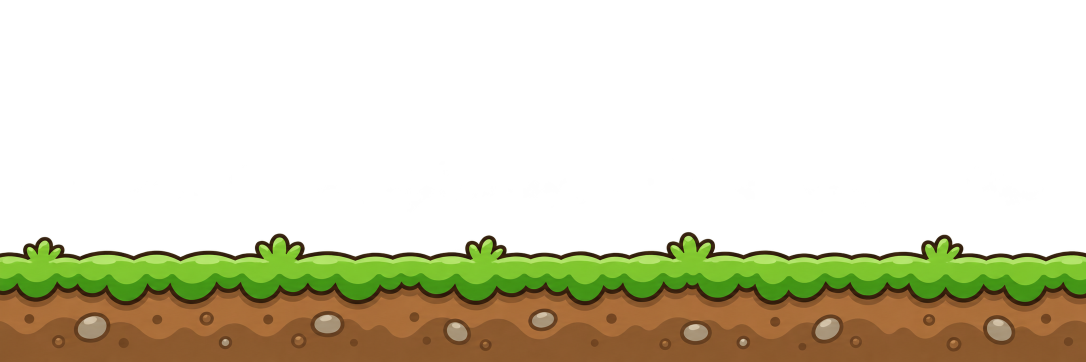
#> input picture art/raw/bg_ground_v1.png, 2172 x 724 px (shown at 1/2 size)
$ python -i process_art.py   (imports and definitions only)
#> lines starting #> are read from the running program, lines starting #| are printed output that depends on the picture; after the words box and inside, x2 and y2 are one past the last pixel; in counts of white or black regions, pixels touching at a corner belong together
#> further down, picture is the input picture: PIL image 2172x724 RGBA; mean R, G, B, A 39.8, 37, 14.3, 78
import json
import sys
from collections import deque
from pathlib import Path

from PIL import Image, ImageFilter, ImageOps

ROOT = Path(__file__).resolve().parents[1]
ART = ROOT / "art"
RAW = ART / "raw"
ASSETS = ROOT / "src" / "run_simulator" / "assets"
SCALE = 2
KEY = (255, 0, 255)
INNER = 60.0
OUTER = 118.0
PAD = 2
COARSE = 4
HERO_TALLEST = {"run": 1.0, "idle": 1.03, "jump": 1.08}


# [5 lines left out: function latest, not called in this run]


def key_out(image: Image.Image) -> Image.Image:
    rgba = image.convert("RGBA")
    pixels = rgba.load()
    width, height = rgba.size
#> width = 2172; height = 724
    for y in range(height):
        for x in range(width):
            r, g, b, a = pixels[x, y]
            distance = ((KEY[0] - r) ** 2 + (KEY[1] - g) ** 2 + (KEY[2] - b) ** 2) ** 0.5
            alpha = min(1.0, max(0.0, (distance - INNER) / (OUTER - INNER)))
            if alpha <= 0.0:
                pixels[x, y] = (0, 0, 0, 0)
                continue
            if alpha < 1.0:
                r = round(min(255.0, max(0.0, (r - (1 - alpha) * KEY[0]) / alpha)))
                g = round(min(255.0, max(0.0, (g - (1 - alpha) * KEY[1]) / alpha)))
                b = round(min(255.0, max(0.0, (b - (1 - alpha) * KEY[2]) / alpha)))
            pixels[x, y] = (r, g, b, round(a * alpha))
    return despill(rgba)


def despill(image: Image.Image) -> Image.Image:
    edge = (
        image.getchannel("A")
        .point(lambda value: 255 if value < 250 else 0)
        .filter(ImageFilter.MaxFilter(7))
    )
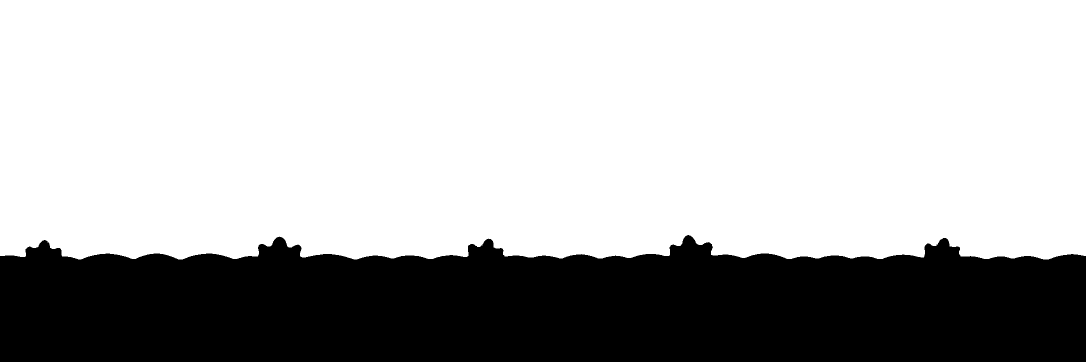
#> edge: PIL image 2172x724 L (shown at 1/2 size); 70.2% white; 1 black region, box (x1, y1, x2, y2) and area: (0, 470, 2172, 724) 468357
    pixels = image.load()
    edges = edge.load()
    width, height = image.size
#> width = 2172; height = 724
    for y in range(height):
        for x in range(width):
            if edges[x, y]:
                r, g, b, a = pixels[x, y]
                spill = min(r, b) - g
                if a and spill > 40:
                    pixels[x, y] = (max(0, r - spill + 40), g, max(0, b - spill + 40), a)
    return image


# [96 lines left out: functions components, slice_frames, trim, scaled, not called in this run]


def strip(asset_id: str, count: int) -> list[Image.Image]:
    return slice_frames(key_out(Image.open(latest(asset_id))), count)


# [143 lines left out: functions compose, hero, obstacle, mirrored, surface_row, extend_below and 2 more, not called in this run]


# [2 lines not run here, left out]

>>> from PIL import Image
>>> picture = Image.open('../art/raw/bg_ground_v1.png')
>>> result = key_out(picture)
